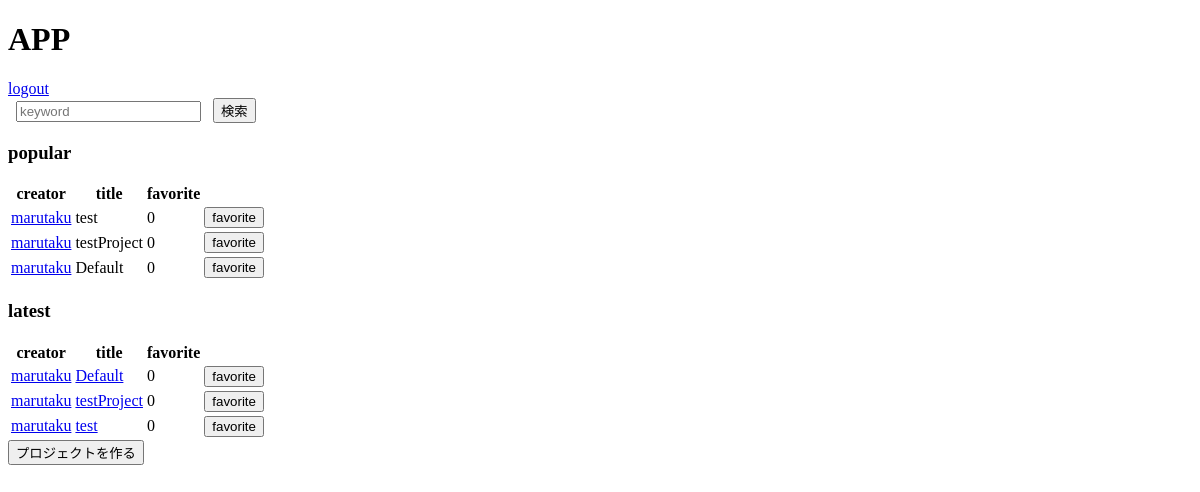
Page /top (signed in) on the earlier database version.
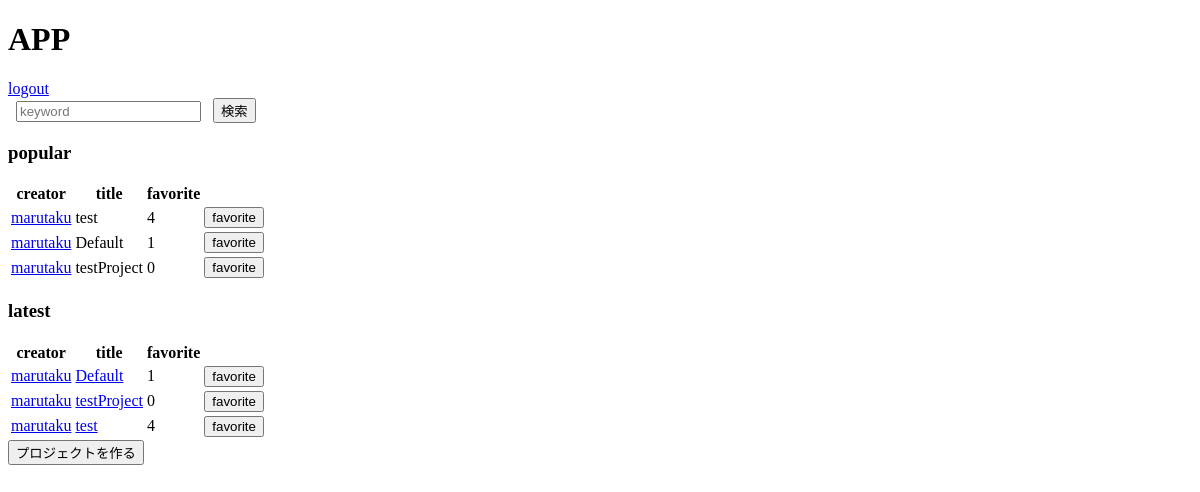
Same page on the later database version.
### lib/models.py (models this page shows)
class HyperLapse (db.Model):
    __tablename__ = 'hyperlapse'
    id = db.Column(db.Integer, primary_key=True)
    name = db.Column(db.String)
    start_latlng1 = db.Column(db.Float)
    start_latlng2 = db.Column(db.Float)
    end_latlng1 = db.Column(db.Float)
    end_latlng2 = db.Column(db.Float)
    viewpoint_latlng1 = db.Column(db.Float)
    viewpoint_latlng2 = db.Column(db.Float)
    creator = db.Column(db.ForeignKey('user.name', onupdate='CASCADE', ondelete='CASCADE'))
    fav = db.Column(db.Integer, default=0)
    created_at = db.Column(db.DateTime,  default=db.func.now())
    def __repr__(self):
        return '<HyperLapse id={id} name={name}>'.format(
            id=self.id, name=self.name)

### lib/view.py (the view)
@app.route('/top', methods=['GET'])
@login_required
def top():
    late_project = HyperLapse.query.order_by(HyperLapse.created_at.desc())[:5]
    popular_project = HyperLapse.query.order_by(HyperLapse.fav.desc())[:5]
    context = {'latest': late_project, 'popular': popular_project}
    print(context['latest'])
    return render_template('top.html', latest=late_project, popular=popular_project)

### lib/view.py (called while the page is built)
def login_required(f):
    @wraps(f)
    def decorated_function(*args, **kwargs):
        if g.user is None:
            return redirect(url_for('login', next=request.url))
        return f(*args, **kwargs)
    return decorated_function

@app.before_request
def before_request():
    g.user = session.get('id')

### src/template/top.html (shortened to what this page needs)
{% extends "layout.html" %}
{% block body %}
<form action="{{url_for('keyword')}}" method="get">
      <input type="search" name="search" placeholder="keyword">
      <input type="submit" name="submit" value="検索">
</form>
<h3>popular</h3>
{% if popular %}
<table>
    <thead>
    <tr>
        <th>creator</th>
        <th>title</th>
        <th>favorite</th>
        <th></th>
    </tr>
    </thead>
    <tbody>
    {% for project in popular %}
    <tr>
        <td>
            <a href="{{url_for('user_detail', user_name=project.creator)}}">
                {{ project.creator }}
            </a>
        </td>
        <td>
            {{ project.name }}
        </td>
        <td>
            {{ project.fav }}
        </td>
        <td>
            <input type="button"
                   class="favorite" value="favorite" data="{{project.id}}">
        </td>
    </tr>
    {% endfor %}
    </tbody>
</table>
{% else %}
<h4>No project are available</h4>
{% endif %}
<h3>latest</h3>
{% if latest %}
<table>
    <thead>
    <tr>
        <th>creator</th>
        <th>title</th>
        <th>favorite</th>
        <th></th>
    </tr>
    </thead>
    <tbody>
    {% for project in latest %}
    <tr>
        <td>
            <a href="{{url_for('user_detail', user_name=project.creator)}}">
                {{ project.creator }}
            </a>
        </td>
        <td>
            <a href="{{url_for('render_project', project_id=project.id)}}">
            {{ project.name }}
            </a>
        </td>
        <td>
            {{ project.fav }}
        </td>
        <td>
            <input class="favorite" type="button" value="favorite" data="{{project.id}}">
        </td>
    </tr>
    {% endfor %}
    </tbody>
</table>
{% else %}
<h4>No project are available</h4>
{% endif %}
<button onclick="redirectCreatePage()">プロジェクトを作る</button>
{% endblock %}

### src/template/layout.html (shortened to what this page needs)
<!doctype html>
<body>
<div class=page>
  <h1>APP</h1>
  {% if session.id %}
  <a href="{{ url_for('logout') }}">logout</a>
  {% endif %}
  {% block body %}{% endblock %}
</div>

Differences in the rows shown:
changed HyperLapse "test": fav "0" → "4"
changed HyperLapse "Default": fav "0" → "1"; moves up the list
